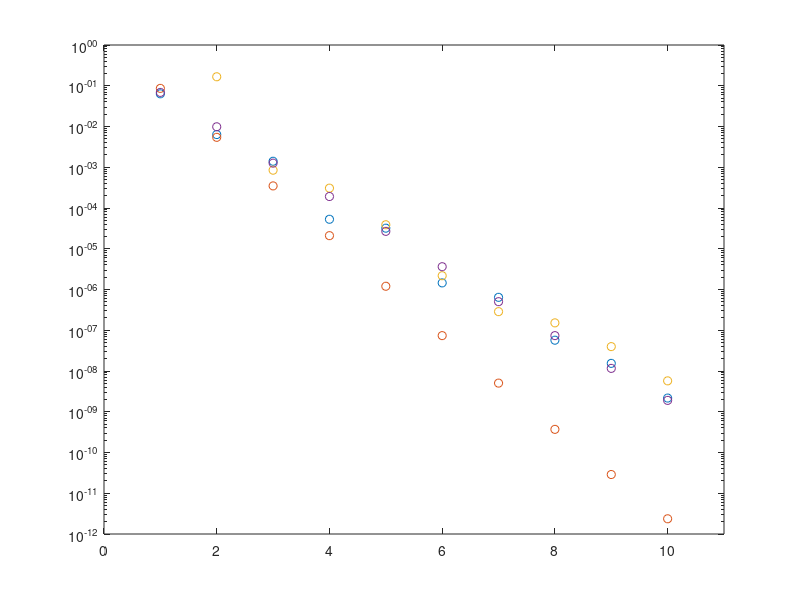

Write MATLAB code to recreate this figure. (Note: this script raises an error after producing the figure.)
% Various least squares fits to erf(t)

m = 10;
nmax = 10;
tmax = 1;
t = (0:tmax/m:tmax)';
mt = length(t);
y = erf(t);
u = (0:tmax/(20*m):tmax)';
mu = length(u);

% Polynomial fit

err = zeros(4,nmax);
for n = 1:nmax
   c = polyfit(t,y,n);
   v = polyval(c,u);
   err(1,n) = max(abs(v-erf(u)));
end

% Odd degree polynomial fit

for n = 1:nmax
   A = zeros(mt,n);
   A(:,1) = t;
   for k = 2:n
      A(:,k) = t.^2 .* A(:,k-1);
   end
   c = A\y;
   w = u;
   z = u.^2;
   v = c(1)*u;
   for k = 2:n
      w = z.*w;
      v = v + c(k).*w;
   end
   err(2,n) = max(abs(v-erf(u)));
end

% erf(x) ~= c(1) + exp(-x^2)*(c(2) + c(3)/(1+t) + ... + c(n)/(1+t)^(n-2))

for n = 2:nmax
   A = zeros(mt,n);
   A(:,1) = 1;
   A(:,2) = exp(-t.^2);
   z = 1./(1+t);
   for k = 3:n
      A(:,k) = A(:,k-1).*z;
   end
   c = A\y;
   w = exp(-u.^2);
   v = c(1) + c(2)*w;
   z = 1./(1+u);
   for k = 3:n
      w = z.*w;
      v = v + c(k).*w;
   end
   err(3,n) = max(abs(v-erf(u)));
end

% Polynomial fit to expcx(t) = exp(t^2)*(1-erf(t))

z = erfcx(t);
for n = 1:nmax
   c = polyfit(t,z,n);
   v = 1-exp(-u.^2).*polyval(c,u);
   err(4,n) = max(abs(v-erf(u)));
end
   
clf
shg
n = 1:nmax;
semilogy(n,err,'o')
axis([0 nmax+1 1.e-12 1])
legend('poly','odd','exp(-t^2)','erfcx(t)',3)
title(['tmax = ' num2str(tmax)])
